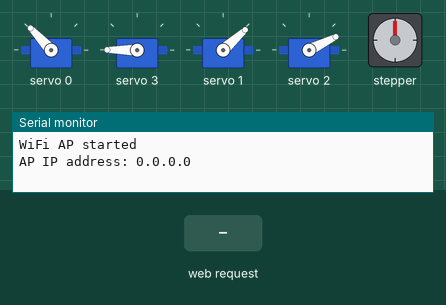
Recording of a sketch running on a simulated Arduino Uno R4 WiFi. Shown: 4 × servo, stepper motor, the last lines printed to the serial monitor. Inputs (shaded band) come from the test bench. Stepper angles assume 200 steps per turn.

Above: at 20.0 s.
20.1 s: HTTP request GET /cup= received
At 26.0 s:
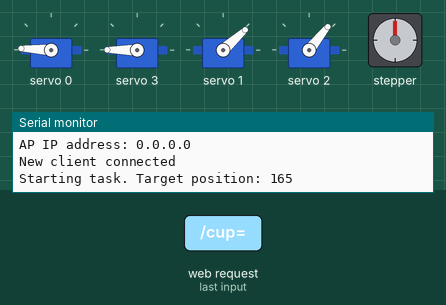
At 27.9 s:
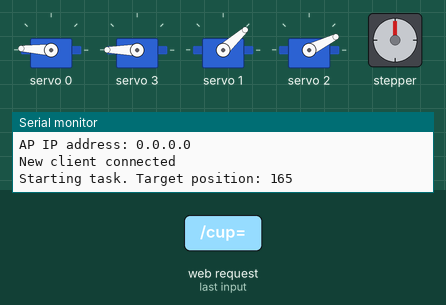
29.1 s: HTTP request GET /cup= received
At 35.8 s:
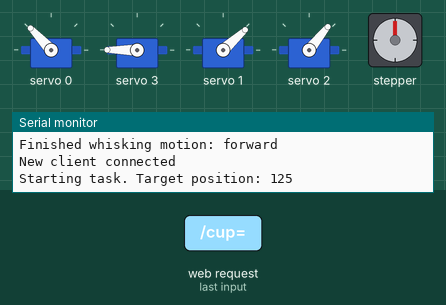
Timing chart, 0 to 41.1 s (numbered marks = the images above; inputs shaded):
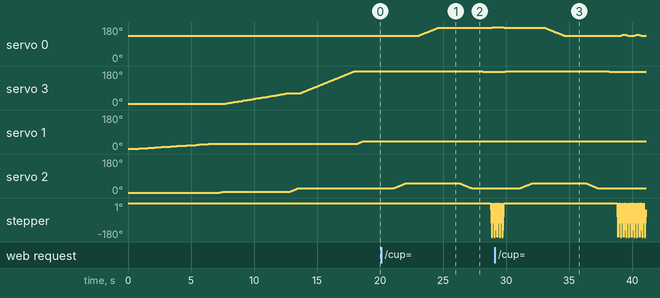

The sketch:

servoangles.ino
```cpp
#include <WiFiS3.h>
#include <Adafruit_PWMServoDriver.h>
#include <Stepper.h>
#include <queue>

// Servo constants and configuration
#define BASE_SERVO 0
#define ARM_BASE_SERVO 1
#define MID_JOINT_SERVO 2
#define WHISK_ANGLE_SERVO 3
#define SERVOMIN 125
#define SERVOMAX 625

// Stepper motor configuration
#define STEPPER_PIN_1 4
#define STEPPER_PIN_2 5
const int stepsPerRevolution = 200; // Steps per revolution for the stepper
Stepper myStepper(stepsPerRevolution, STEPPER_PIN_1, STEPPER_PIN_2);

int currentBaseServoAngle = 124;
int currentArmBaseServoAngle = 4;
int currentMidJointServoAngle = 4;
int currentWhiskAngleServoAngle = 9;

Adafruit_PWMServoDriver board1 = Adafruit_PWMServoDriver(0x40);
WiFiServer server(80);

// Queue and state management
std::queue<int> taskQueue; // Holds target positions for cups
unsigned long taskStartTime = 0;
bool isTaskRunning = false;
bool isWashing = false;

void setup() {
  Serial.begin(115200);

  // Start Wi-Fi in Access Point mode
  WiFi.beginAP("MatchaBot_AP", "matcha123");
  Serial.println("WiFi AP started");
  Serial.print("AP IP address: ");
  Serial.println(WiFi.localIP());

  server.begin();

  // Initialize servo driver and stepper motor
  board1.begin();
  board1.setPWMFreq(60);

  initializeServos();
}

void loop() {
  // Handle incoming client requests
  WiFiClient client = server.available();
  if (client) {
    Serial.println("New client connected");
    String request = client.readStringUntil('\r');
    client.flush();

    // Add CORS headers and handle the cup location
    if (request.indexOf("GET /cup=") >= 0) {
      int cupLocation = parseCupLocation(request);
      if (cupLocation != -1) {
        taskQueue.push(cupLocation == 1 ? 80 : 165); // Adjust angles based on cup positions
        taskQueue.push(125);

        client.println("HTTP/1.1 200 OK");
        client.println("Access-Control-Allow-Origin: *");
        client.println("Content-Type: text/plain");
        client.println();
        client.println("Task added to queue");

        startNextTask();
      }
    }
    client.stop();
  }

  // Process tasks if any are running
  if (isTaskRunning) {
    unsigned long elapsedTime = millis() - taskStartTime;

    if (isWashing) {
      if (elapsedTime >= 3000) { // Finish washing after 20 seconds
        finishTask();
      } else {
        performWhisking();
      }
    } else {
      if (elapsedTime >= 60000) { // Finish whisking after 30 seconds
        finishTask();
      } else {
        performWhisking();
      }
    }
  }
}

// Initialize servos to starting positions
void initializeServos() {
  setServoPosition(BASE_SERVO, 125, 180, 40); // extra movemenr here
  delay(100);
  setServoPosition(WHISK_ANGLE_SERVO, 10, 180, 100);
  delay(100);
  setServoPosition(ARM_BASE_SERVO, 5, 180, 250);
  delay(100);
  setServoPosition(MID_JOINT_SERVO, 5, 180, 80); // theres an extra movement here?
  delay(100);
  setServoPosition(ARM_BASE_SERVO, 30, 180, 250);
  delay(100);
  setServoPosition(MID_JOINT_SERVO, 10, 180, 80); // theres an extra movement here?
  delay(100);
  setServoPosition(WHISK_ANGLE_SERVO, 60, 180, 100);
  delay(100);
  setServoPosition(MID_JOINT_SERVO, 27, 180, 40);
  delay(100);
  setServoPosition(WHISK_ANGLE_SERVO, 170, 180, 40);
  delay(100);
  setServoPosition(ARM_BASE_SERVO, 42, 180, 40);
  delay(100);
  // setServoPosition(MID_JOINT_SERVO, 28, 180, 40);
  // delay(100);
  int currentBaseServoAngle = 125;

}

void startNextTask() {
  if (!taskQueue.empty()) {
    int targetPosition = taskQueue.front();
    taskQueue.pop();

    taskStartTime = millis();
    isTaskRunning = true;
    isWashing = (targetPosition == 45); // Washing position

    Serial.print("Starting task. Target position: ");
    Serial.println(targetPosition);

    // Step 1: Raise the arm first
    setServoPosition(WHISK_ANGLE_SERVO, 170, 180, 40);
    delay(1000);
    setServoPosition(MID_JOINT_SERVO, 50, 180, 40);
    delay(1000);

    // Step 2: Move the base servo to the target position
    setServoPosition(BASE_SERVO, targetPosition, 180, 40);
    currentBaseServoAngle = targetPosition; // Update after movement
    delay(1000);

    setServoPosition(WHISK_ANGLE_SERVO, 175, 180, 40);
    delay(500);
    // Step 3: Lower the arm to whisking position
    setServoPosition(MID_JOINT_SERVO, 27, 180, 40);
    delay(500);
    setServoPosition(WHISK_ANGLE_SERVO, 163, 180, 40);
    delay(500);

  } else {
    Serial.println("No tasks left in the queue.");
  }
}

// Finish the current task
void finishTask() {
  Serial.println(isWashing ? "Washing finished." : "Whisking finished.");
  isTaskRunning = false;
  if (!taskQueue.empty()) {
    startNextTask();
  } else {
    Serial.println("All tasks completed.");
  }
}

void performWhisking() {
  myStepper.setSpeed(300);

  // Define servo motion range and parameters
  const int baseServoMinAngle = currentBaseServoAngle - 15; // Minimum angle for side-to-side motion
  const int baseServoMaxAngle = currentBaseServoAngle + 5; // Maximum angle
  const int baseServoStep = 1;       // Step size for each movement
  int baseServoAngle = currentBaseServoAngle;          // Starting position for the servo
  bool increasing = true;            // Direction flag for servo movement

  // Perform whisking
  for (int i = 0; i < 5; i++) { // Perform 5 whisking cycles
    // Backward motion
    Serial.println("Starting whisking motion: backward");
    myStepper.step(-100); // Move backward by 50 steps
    Serial.println("Finished whisking motion: backward");

    // Adjust the base servo angle
    if (increasing) {
      baseServoAngle += baseServoStep;
      if (baseServoAngle >= baseServoMaxAngle) {
        increasing = false; // Reverse direction
      }
    } else {
      baseServoAngle -= baseServoStep;
      if (baseServoAngle <= baseServoMinAngle) {
        increasing = true; // Reverse direction
      }
    }
    setServoPosition(BASE_SERVO, baseServoAngle, 180, 5); // Update servo position

    // Forward motion
    Serial.println("Starting whisking motion: forward");
    myStepper.step(100); // Move forward by 50 steps
    Serial.println("Finished whisking motion: forward");

    // Adjust the base servo angle again
    if (increasing) {
      baseServoAngle += baseServoStep;
      if (baseServoAngle >= baseServoMaxAngle) {
        increasing = false; // Reverse direction
      }
    } else {
      baseServoAngle -= baseServoStep;
      if (baseServoAngle <= baseServoMinAngle) {
        increasing = true; // Reverse direction
      }
    }
    setServoPosition(BASE_SERVO, baseServoAngle, 180, 5); // Update servo position
    int currentBaseServoAngle = baseServoAngle;
  }

  // Optionally, set the servo back to a neutral position after whisking
  // setServoPosition(BASE_SERVO, 125, 180, 5); // Return to neutral position
}


// Function to set servo position using the Adafruit_PWMServoDriver
void setServoPosition(int servo, int targetAngle, int maxAngle, int movementDelay) {
  int *currentAnglePtr;

  switch (servo) {
    case BASE_SERVO:
      currentAnglePtr = &currentBaseServoAngle;
      break;
    case ARM_BASE_SERVO:
      currentAnglePtr = &currentArmBaseServoAngle;
      break;
    case MID_JOINT_SERVO:
      currentAnglePtr = &currentMidJointServoAngle;
      break;
    case WHISK_ANGLE_SERVO:
      currentAnglePtr = &currentWhiskAngleServoAngle;
      break;
    default:
      return;
  }

  int currentAngle = *currentAnglePtr;
  int step = (targetAngle > currentAngle) ? 1 : -1;

  while (currentAngle != targetAngle) {
    currentAngle += step;
    int pulse = map(currentAngle, 0, maxAngle, SERVOMIN, SERVOMAX);
    board1.setPWM(servo, 0, pulse);
    delay(movementDelay);
  }

  *currentAnglePtr = currentAngle;
}

// Function to parse the cup location from the HTTP request
int parseCupLocation(String request) {
  int cupIndex = request.indexOf("cup=");
  if (cupIndex >= 0) {
    return request.substring(cupIndex + 4).toInt();  // Extract cup location
  }
  return -1;  // Return -1 if "cup=" is not found
}
```

Measured:
- after the input at 20.1 s, servo 0: moves from 133° to 180° over 6.1 s, starting after 2.9 s; servo 3: 180° → 175° after 8.0 s; servo 2: rises from 26° to 51° in 0.89 s, then falls to 26° in 5.3 s; stepper: turns 180° counter-clockwise in 0.08 s, then 180° clockwise in 0.08 s, then 180° counter-clockwise in 0.08 s
- after the input at 29.1 s, servo 3: rises from 175° to 180° in 0.16 s, then falls to 175° in 8.3 s; servo 2: rises from 26° to 51° in 0.89 s, then falls to 26° in 5.3 s
